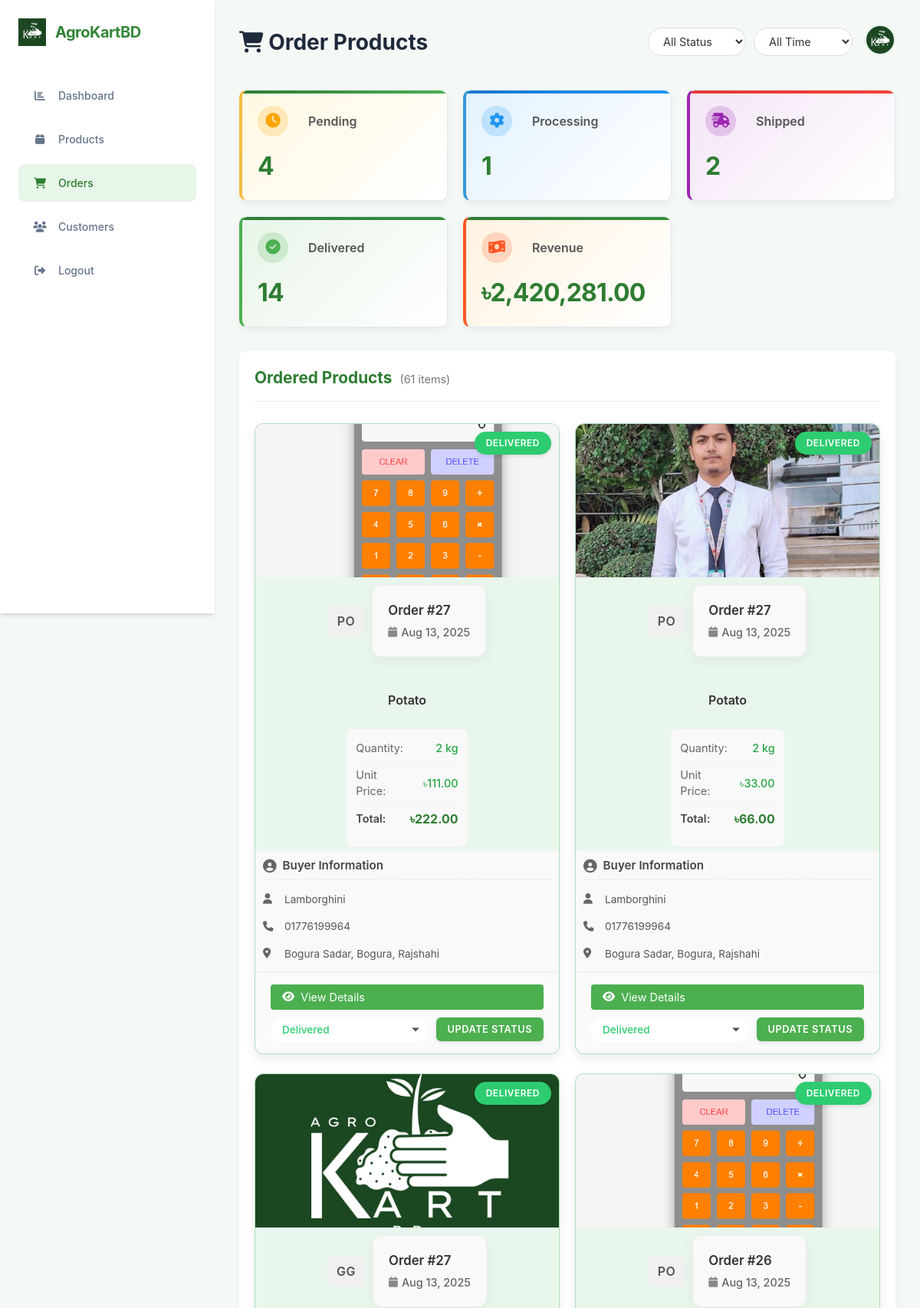
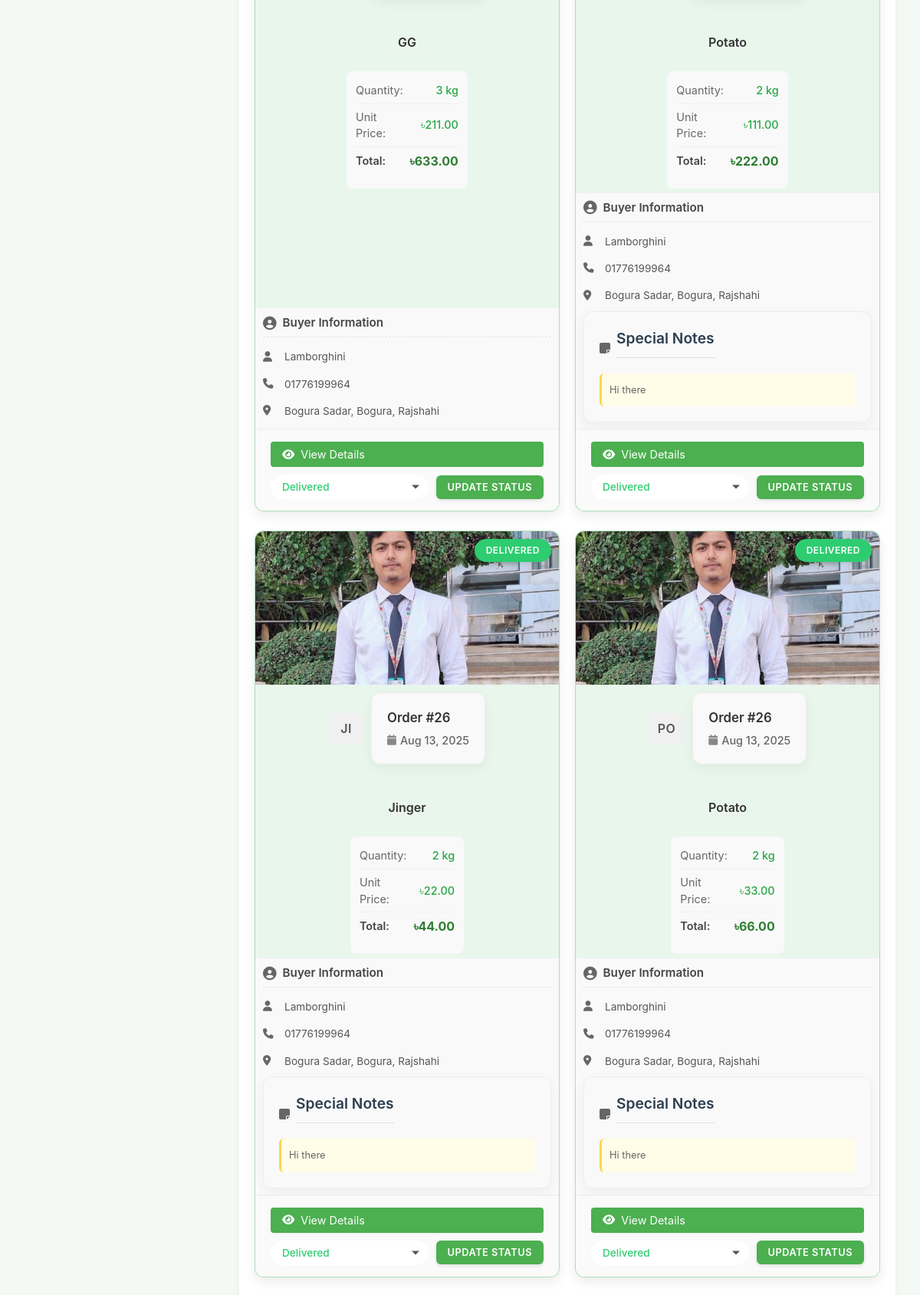
The app's page /orders.php (signed in, upper part) with its own data (2 pictures, top to bottom).
### tables this page shows
CREATE TABLE `orders` (
  `id` int(11) NOT NULL,
  `buyer_id` int(11) NOT NULL,
  `total_amount` decimal(10,2) NOT NULL,
  `delivery_location` text NOT NULL,
  `notes` text DEFAULT NULL,
  `status` varchar(50) NOT NULL DEFAULT 'Pending',
  `created_at` timestamp NOT NULL DEFAULT current_timestamp()
);

CREATE TABLE `order_items` (
  `id` int(11) NOT NULL,
  `order_id` int(11) NOT NULL,
  `product_id` int(11) NOT NULL,
  `quantity` int(11) NOT NULL,
  `price` decimal(10,2) NOT NULL
);

CREATE TABLE `products` (
  `id` int(11) NOT NULL,
  `seller_id` int(11) NOT NULL,
  `name` varchar(255) NOT NULL,
  `description` text NOT NULL,
  `price` decimal(10,2) NOT NULL,
  `unit` varchar(10) NOT NULL DEFAULT 'kg',
  `stock` int(11) NOT NULL DEFAULT 0,
  `category` varchar(100) NOT NULL,
  `image_path` varchar(255) NOT NULL,
  `created_at` timestamp NOT NULL DEFAULT current_timestamp()
);

CREATE TABLE `users` (
  `id` int(11) NOT NULL,
  `name` varchar(255) NOT NULL,
  `email` varchar(255) NOT NULL,
  `phone` varchar(20) NOT NULL,
  `division` varchar(255) DEFAULT NULL,
  `district` varchar(255) DEFAULT NULL,
  `city` varchar(255) DEFAULT NULL,
  `role` enum('Buyer','Seller') NOT NULL,
  `profile_image_path` varchar(255) DEFAULT NULL,
  `password` varchar(255) NOT NULL,
  `created_at` timestamp NOT NULL DEFAULT current_timestamp()
);

### orders.php (the view, shortened to what this page needs)
<?php
require_once 'includes/db_connect.php';
$seller_id = $_SESSION['user_id'];
$status_filter = isset($_GET['status']) ? $_GET['status'] : 'all';
$date_filter = isset($_GET['date']) ? $_GET['date'] : 'all';
$where_conditions = [];
$params = [$seller_id];
$param_types = "i";
$where_clause = count($where_conditions) > 0 ? " AND " . implode(" AND ", $where_conditions) : "";
$order_items_sql = "SELECT
                    oi.id as item_id,
                    o.id AS order_id,
                    o.status,
                    o.created_at,
                    o.notes,
                    u.name AS buyer_name,
                    u.email AS buyer_email,
                    u.phone AS buyer_phone,
                    CONCAT(u.city, ', ', u.district, ', ', u.division) AS location,
                    p.name AS product_name,
                    p.image_path,
                    p.unit,
                    oi.quantity,
                    oi.price,
                    (oi.quantity * oi.price) AS item_total
                FROM order_items oi
                JOIN orders o ON oi.order_id = o.id
                JOIN users u ON o.buyer_id = u.id
                JOIN products p ON oi.product_id = p.id
                WHERE p.seller_id = ? $where_clause
                ORDER BY o.created_at DESC";
$stmt = $conn->prepare($order_items_sql);
$stmt->bind_param($param_types, ...$params);
$stmt->execute();
$result = $stmt->get_result();
$order_items = [];
$total_sales = 0;
$status_counts = [
    'Pending' => 0,
    'Processing' => 0,
    'Shipped' => 0,
    'Delivered' => 0,
    'Cancelled' => 0
];
$unique_orders = [];
while ($row = $result->fetch_assoc()) {
    $order_items[] = $row;
    if (!isset($unique_orders[$row['order_id']])) {
        $unique_orders[$row['order_id']] = $row['status'];
        $status_counts[$row['status']]++;
    }
    if ($row['status'] === 'Delivered') {
        $total_sales += $row['item_total'];
    }
}
$stats = [
    'pending_count' => $status_counts['Pending'],
    'processing_count' => $status_counts['Processing'],
    'shipped_count' => $status_counts['Shipped'],
    'delivered_count' => $status_counts['Delivered'],
    'cancelled_count' => $status_counts['Cancelled'],
    'total_revenue' => $total_sales
];
?>
<!DOCTYPE html>
<html lang="en">
<head>
    <link rel="stylesheet" href="css/dashboard.css">
    <link rel="stylesheet" href="css/orders.css">
    <link rel="stylesheet" href="css/order-card-fixes.css">
    <link rel="stylesheet" href="https://cdnjs.cloudflare.com/ajax/libs/font-awesome/6.5.1/css/all.min.css">
</head>
<body>
    <div class="dashboard-container">
        <nav class="sidebar">
            <div class="logo">
                <img src="images/AGrO.png" alt="Logo">
                <span>AgroKartBD</span>
            </div>
            <ul class="nav-menu">
                <li><a href="dashboard.php"><span class="icon"><i class="fas fa-chart-bar"></i></span>Dashboard</a></li>
                <li><a href="products.php"><span class="icon"><i class="fas fa-box"></i></span>Products</a></li>
                <li class="active"><a href="#"><span class="icon"><i class="fas fa-shopping-cart"></i></span>Orders</a></li>
                <li><a href="customers.php"><span class="icon"><i class="fas fa-users"></i></span>Customers</a></li>
                <li><a href="php/logout.php"><span class="icon"><i class="fas fa-sign-out-alt"></i></span>Logout</a></li>
            </ul>
        </nav>
        <main class="main-content">
            <header class="top-header">
                <h1 class="page-title"><i class="fas fa-shopping-cart"></i> Order Products</h1>
                <div class="header-right">
                    <div class="search-filter">
                        <form method="GET" class="filters-form">
                            <select name="status" onchange="this.form.submit()">
                                <option value="all" <?php echo $status_filter === 'all' ? 'selected' : ''; ?>>All Status</option>
                            </select>
                            <select name="date" onchange="this.form.submit()">
                                <option value="all" <?php echo $date_filter === 'all' ? 'selected' : ''; ?>>All Time</option>
                            </select>
                        </form>
                    </div>
                    <div class="user-profile">
                        <img src="images/profiles/user_<?php echo $_SESSION['user_id']; ?>_<?php echo time(); ?>.jpg" alt="Profile" onerror="this.src='images/AGrO.png'">
                    </div>
                </div>
            </header>
            <div class="stats-container">
                <div class="stat-card pending">
                    <div class="stat-header">
                        <div class="stat-icon"><i class="fas fa-clock"></i></div><span>Pending</span>
                    </div>
                    <div class="stat-info">
                        <h2><?php echo $stats['pending_count']; ?></h2>
                    </div>
                </div>
                <div class="stat-card processing">
                    <div class="stat-header">
                        <div class="stat-icon"><i class="fas fa-cog"></i></div><span>Processing</span>
                    </div>
                    <div class="stat-info">
                        <h2><?php echo $stats['processing_count']; ?></h2>
                    </div>
                </div>
                <div class="stat-card shipped">
                    <div class="stat-header">
                        <div class="stat-icon"><i class="fas fa-shipping-fast"></i></div><span>Shipped</span>
                    </div>
                    <div class="stat-info">
                        <h2><?php echo $stats['shipped_count']; ?></h2>
                    </div>
                </div>
                <div class="stat-card delivered">
                    <div class="stat-header">
                        <div class="stat-icon"><i class="fas fa-check-circle"></i></div><span>Delivered</span>
                    </div>
                    <div class="stat-info">
                        <h2><?php echo $stats['delivered_count']; ?></h2>
                    </div>
                </div>
                <div class="stat-card revenue">
                    <div class="stat-header">
                        <div class="stat-icon"><i class="fas fa-money-bill-wave"></i></div><span>Revenue</span>
                    </div>
                    <div class="stat-info">
                        <h2>৳<?php echo number_format($stats['total_revenue'], 2); ?></h2>
                    </div>
                </div>
            </div>
            <div class="orders-product-container">
                <div class="list-header">
                    <h3>Ordered Products <span class="order-count">(<?php echo count($order_items); ?> items)</span></h3>
                </div>
                <?php if (count($order_items) > 0): ?>
                    <div class="product-orders-grid">
                        <?php foreach ($order_items as $item): ?>
                            <div class="product-order-card status-<?php echo strtolower($item['status']); ?>">
                                <div class="product-image">
                                    <img src="<?php echo !empty($item['image_path']) ? htmlspecialchars($item['image_path']) : 'images/AGrO.png'; ?>" alt="<?php echo htmlspecialchars($item['product_name']); ?>" onerror="this.src='images/AGrO.png'">
                                    <div class="order-status-badge <?php echo strtolower($item['status']); ?>">
                                        <?php echo $item['status']; ?>
                                    </div>
                                </div>
                                <div class="product-details">
                                    <div class="order-header-grid">
                                        <div class="order-code-section">
                                            <div class="order-code"><?php echo strtoupper(substr($item['product_name'], 0, 2)); ?></div>
                                        </div>
                                        <div class="order-info-section">
                                            <div class="order-id">Order #<?php echo $item['order_id']; ?></div>
                                            <div class="order-date">
                                                <i class="fas fa-calendar"></i>
                                                <span><?php echo date('M d, Y', strtotime($item['created_at'])); ?></span>
                                            </div>
                                        </div>
                                    </div>
                                    <h3 class="product-name"><?php echo htmlspecialchars($item['product_name']); ?></h3>
                                    <div class="order-details-grid">
                                        <table class="order-details-table">
                                            <tr>
                                                <td class="order-detail-label">Quantity:</td>
                                                <td class="order-detail-value"><?php echo $item['quantity']; ?> <?php echo htmlspecialchars($item['unit']); ?></td>
                                            </tr>
                                            <tr>
                                                <td class="order-detail-label">Unit Price:</td>
                                                <td class="order-detail-value">৳<?php echo number_format($item['price'], 2); ?></td>
                                            </tr>
                                            <tr class="total-row">
                                                <td class="order-detail-label">Total:</td>
                                                <td class="order-detail-value total-value">৳<?php echo number_format($item['item_total'], 2); ?></td>
                                            </tr>
                                        </table>
                                    </div>
                                </div>
                                <div class="buyer-info">
                                    <div class="buyer-header">
                                        <i class="fas fa-user-circle"></i>
                                        <h4>Buyer Information</h4>
                                    </div>
                                    <div class="buyer-details">
                                        <p><i class="fas fa-user"></i> <?php echo htmlspecialchars($item['buyer_name']); ?></p>
                                        <p><i class="fas fa-phone"></i> <?php echo htmlspecialchars($item['buyer_phone']); ?></p>
                                        <p><i class="fas fa-map-marker-alt"></i> <?php echo htmlspecialchars($item['location']); ?></p>
                                    </div>
                                    <?php if (!empty($item['notes'])): ?>
                                        <div class="order-notes-section">
                                            <div class="notes-header">
                                                <i class="fas fa-sticky-note"></i>
                                                <h4>Special Notes</h4>
                                            </div>
                                            <div class="notes-content">
                                                <p><?php echo htmlspecialchars($item['notes']); ?></p>
                                            </div>
                                        </div>
                                    <?php endif; ?>
                                </div>
                                <div class="order-actions">
                                    <div class="order-actions-row">
                                        <button type="button" class="view-details-btn" onclick="viewOrderDetails(<?php echo $item['order_id']; ?>)">
                                            <i class="fas fa-eye"></i> View Details
                                        </button>
                                        <form action="php/update_order_status.php" method="POST" class="status-update-form">
                                            <div class="status-dropdown-wrapper">
                                                <select name="status" class="status-select status-select-<?php echo strtolower($item['status']); ?>">
                                                    <?php
                                                    $statuses = ['Pending', 'Processing', 'Shipped', 'Delivered', 'Cancelled'];
                                                    foreach ($statuses as $status) {
                                                        $selected = ($item['status'] == $status) ? 'selected' : '';
                                                        echo '<option value="' . $status . '" ' . $selected . '>' . $status . '</option>';
                                                    }
                                                    ?>
                                                </select>
                                            </div>
                                            <button type="submit" class="update-btn">UPDATE STATUS</button>
                                        </form>
                                    </div>
                                </div>
                            </div>
                        <?php endforeach; ?>
                    </div>
                <?php endif; ?>
            </div>
        </main>
    </div>
    <link rel="stylesheet" href="css/orders-style.css">
</body>
</html>

### records on screen
orders: id "4"
order_items: quantity "1"
order_items: product.image_path (picture), order.status "DELIVERED", product.name "PO", order "27", order.created_at "Aug 13, 2025", product.name "Potato", quantity "2", product.unit "kg", price "111.00", item_total "222.00", users.name "Lamborghini", users.phone "01776199964", location "Bogura Sadar, Bogura, Rajshahi", status "Delivered"
order_items: product.image_path (picture), order.status "DELIVERED", product.name "PO", order "27", order.created_at "Aug 13, 2025", product.name "Potato", quantity "2", product.unit "kg", price "33.00", item_total "66.00", users.name "Lamborghini", users.phone "01776199964", location "Bogura Sadar, Bogura, Rajshahi", status "Delivered"
order_items: shows a picture, order.status "DELIVERED", product.name "GG", order "27", order.created_at "Aug 13, 2025", quantity "3", product.unit "kg", price "211.00", item_total "633.00", users.name "Lamborghini", users.phone "01776199964", location "Bogura Sadar, Bogura, Rajshahi", status "Delivered"
order_items: product.image_path (picture), order.status "DELIVERED", product.name "PO", order "26", order.created_at "Aug 13, 2025", product.name "Potato", quantity "2", product.unit "kg", price "111.00", item_total "222.00", users.name "Lamborghini", users.phone "01776199964", location "Bogura Sadar, Bogura, Rajshahi", order.notes "Hi there", status "Delivered"
order_items: product.image_path (picture), order.status "DELIVERED", product.name "JI", order "26", order.created_at "Aug 13, 2025", product.name "Jinger", quantity "2", product.unit "kg", price "22.00", item_total "44.00", users.name "Lamborghini", users.phone "01776199964", location "Bogura Sadar, Bogura, Rajshahi", order.notes "Hi there", status "Delivered"
order_items: product.image_path (picture), order.status "DELIVERED", product.name "PO", order "26", order.created_at "Aug 13, 2025", product.name "Potato", quantity "2", product.unit "kg", price "33.00", item_total "66.00", users.name "Lamborghini", users.phone "01776199964", location "Bogura Sadar, Bogura, Rajshahi", order.notes "Hi there", status "Delivered"

### other values on screen
$stats['shipped_count'] "2"
$stats['delivered_count'] "14"
$stats['total_revenue'] "2,420,281.00"
count($order_items) "61"
